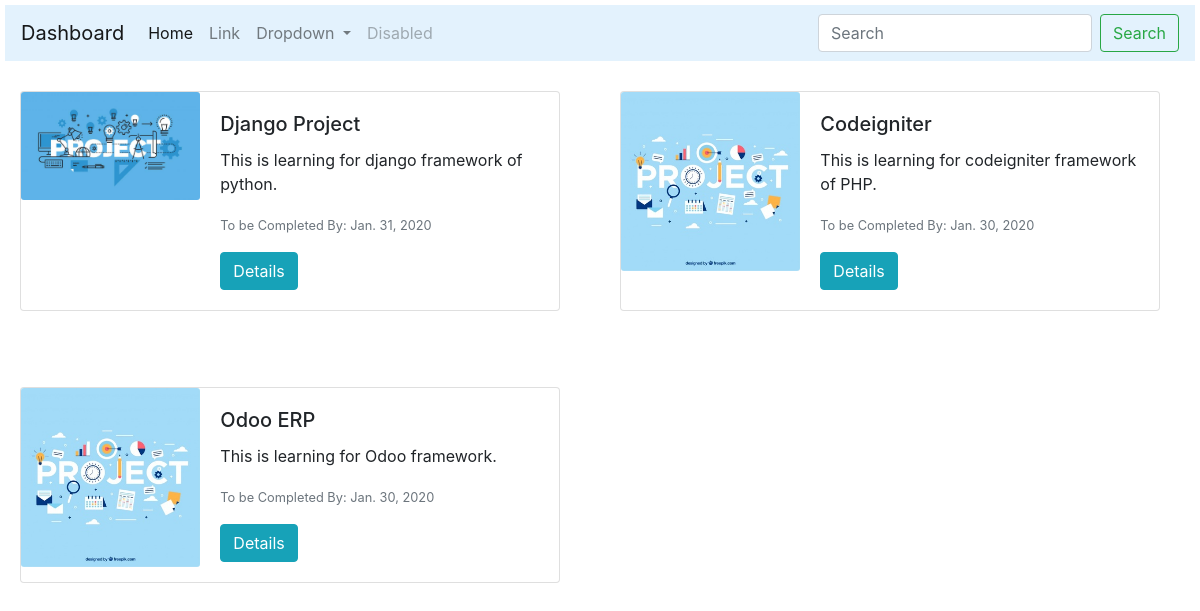
/dashboard/, run on the app's committed database.
### taskmanager_app/models.py (models this page shows)
class Project(models.Model):
	title = models.CharField(max_length=100)
	description = models.TextField(blank=True)
	file = models.FilePathField(path=images_path)
	end_date = models.DateField()

### taskmanager_app/views.py (the view)
# urls.py: path('dashboard/', views.dashboard, name='dashboard'),
def dashboard(request):
	all_projects = Project.objects.all()
	return render(request, 'taskmanager_app/dashboard.html', {'projects':all_projects})

### taskmanager_app/templates/taskmanager_app/dashboard.html (shortened to what this page needs)
{% extends 'taskmanager_app/base.html' %}
{% load static %}
{% block body %}
<div class="row">
    {% for project in projects %}
    <div class="column" style="margin: 30px; align-items: center;">
        <div class="card mb-3" style="max-width: 540px;">
          <div class="row no-gutters">
            <div class="col-md-4">
              <img src="{% static project.file %}" alt="Screenshot" class="card-img">
            </div>
            <div class="col-md-8">
              <div class="card-body">
                <h5 class="card-title">{{project.title}}</h5>
                <p class="card-text">{{project.description}}</p>
                <p class="card-text"><small class="text-muted">To be Completed By: {{project.end_date}}</small></p>
                <a href="{% url 'taskmanager_app:project_detail' project.id %}" class="btn btn-info">Details</a>
              </div>
            </div>
          </div>
        </div>
    </div>
    {% endfor %}
</div>
{% endblock %}

### taskmanager_app/templates/taskmanager_app/base.html (shortened to what this page needs)
<!DOCTYPE html>
<html>
<head>
    <link rel="stylesheet" href="https://stackpath.bootstrapcdn.com/bootstrap/4.4.1/css/bootstrap.min.css">
    <nav class="navbar navbar-expand-lg navbar-light" style="background-color: #e3f2fd;">
	  <a class="navbar-brand" href="{% url 'taskmanager_app:dashboard' %}">Dashboard</a>
		  <div class="collapse navbar-collapse" id="navbarSupportedContent">
		    <ul class="navbar-nav mr-auto">
		      <li class="nav-item active">
		        <a class="nav-link" href="{% url 'taskmanager_app:dashboard' %}">Home <span class="sr-only">(current)</span></a>
		      </li>
		      <li class="nav-item">
		        <a class="nav-link" href="#">Link</a>
		      </li>
		      <li class="nav-item dropdown">
		        <a class="nav-link dropdown-toggle" href="#" id="navbarDropdown" role="button" data-toggle="dropdown" aria-haspopup="true" aria-expanded="false">
		          Dropdown
		        </a>
		      </li>
		      <li class="nav-item">
		        <a class="nav-link disabled" href="#" tabindex="-1" aria-disabled="true">Disabled</a>
		      </li>
		    </ul>
		    <form class="form-inline my-2 my-lg-0">
		      <input class="form-control mr-sm-2" type="search" placeholder="Search" aria-label="Search">
		      <button class="btn btn-outline-success my-2 my-sm-0" type="submit">Search</button>
		    </form>
		  </div>
	</nav>
</head>
<body style="margin: 5px;">
	{% block body %}
	{% endblock %}
</body>
</html>

### data on the page
Project: file (picture), title "Django Project", description "This is learning for django framework of python.", end_date "Jan. 31, 2020"
Project: file (picture), title "Codeigniter", description "This is learning for codeigniter framework of PHP.", end_date "Jan. 30, 2020"
Project: file (picture), title "Odoo ERP", description "This is learning for Odoo framework.", end_date "Jan. 30, 2020"
